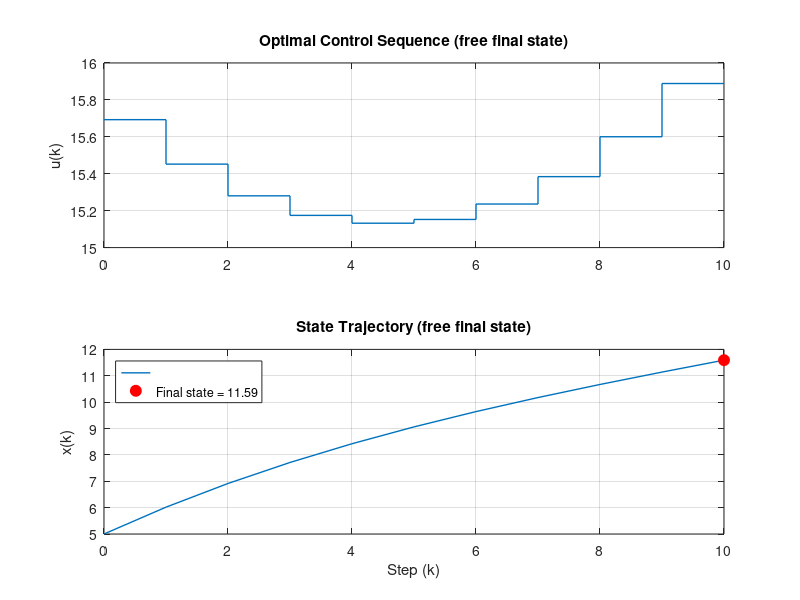
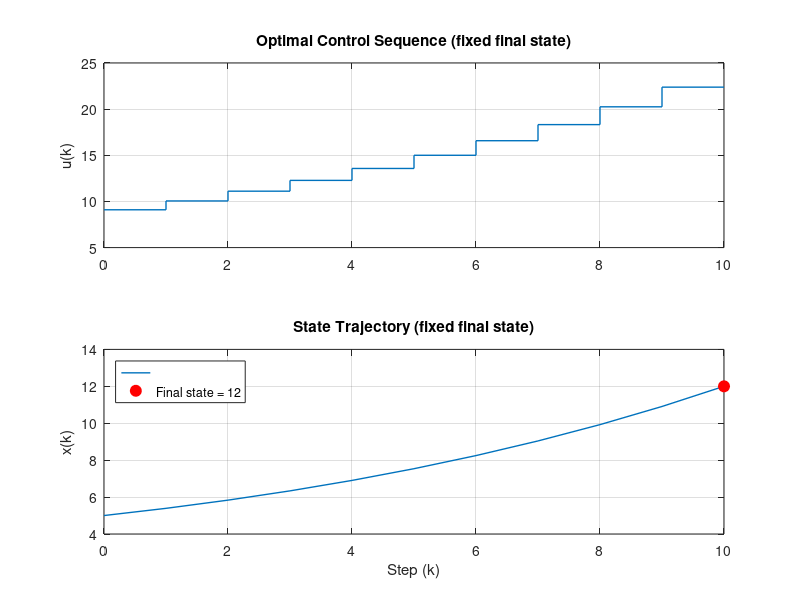

MATLAB code for these plots, in order:
clear all
clc
close all

% Parameters
a = 0.9048;
b = 0.0952;
r = 1;
q = 1;
sN = 100;
N = 10; % number of steps
S(1) = sN;
rN = 12; % target

% Free final state: adjust system to drive towards rN=12 not zero
x(1) = 5;
x_ref = rN; % xN = a*xN+b*u_ref
u_ref = (1-a)*x_ref/b;

% solving Riccati equation backwards in time
for k = 1:N
    S(k+1) = (a^2)*(r*S(k))/((b^2)*S(k)+r)+q;
    K(k) = a*b*S(k)/((b^2)*S(k)+r);
end

% applying the control to the system
for k=1:N
    u(k) = -K(end-k+1)*(x(k)-x_ref)+u_ref;
    x(k+1) = a*x(k)+b*u(k);
end



%% Fixed final state - becomes open loop control
xf(1) = 5;
for k = 0:N-1
    uf(k+1) = ((1 - a^2)/(b*(1 - a^(2*N))))*(rN - a^N * xf(1))*a^(N-1-k);
    xf(k+2) = a*xf(k+1)+b*uf(k+1);
end

%% Plotting the trajectory and control signal
% Free final state
figure
subplot(2,1,1)
stairs(0:N,[u u(end)],'LineWidth',1)
ylabel("u(k)")
title("Optimal Control Sequence (free final state)")
grid on
subplot(2,1,2)
plot(0:N,x,'LineWidth',1)
hold on
plot(N, x(end), 'ro', 'MarkerSize', 8, 'MarkerFaceColor','r');
xlabel("Step (k)")
ylabel("x(k)")
title("State Trajectory (free final state)")
grid on
legend('',sprintf('Final state = %.2f', x(end)),'Location','northwest')

% Fixed final state
figure
subplot(2,1,1)
stairs(0:N,[uf uf(end)],'LineWidth',1)
ylabel("u(k)")
title("Optimal Control Sequence (fixed final state)")
grid on
subplot(2,1,2)
plot(0:N,xf,'LineWidth',1)
hold on
plot(N, xf(end), 'ro', 'MarkerSize', 8, 'MarkerFaceColor','r');
xlabel("Step (k)")
ylabel("x(k)")
title("State Trajectory (fixed final state)")
grid on
legend('',sprintf('Final state = %.0f', xf(end)),'Location','northwest')
